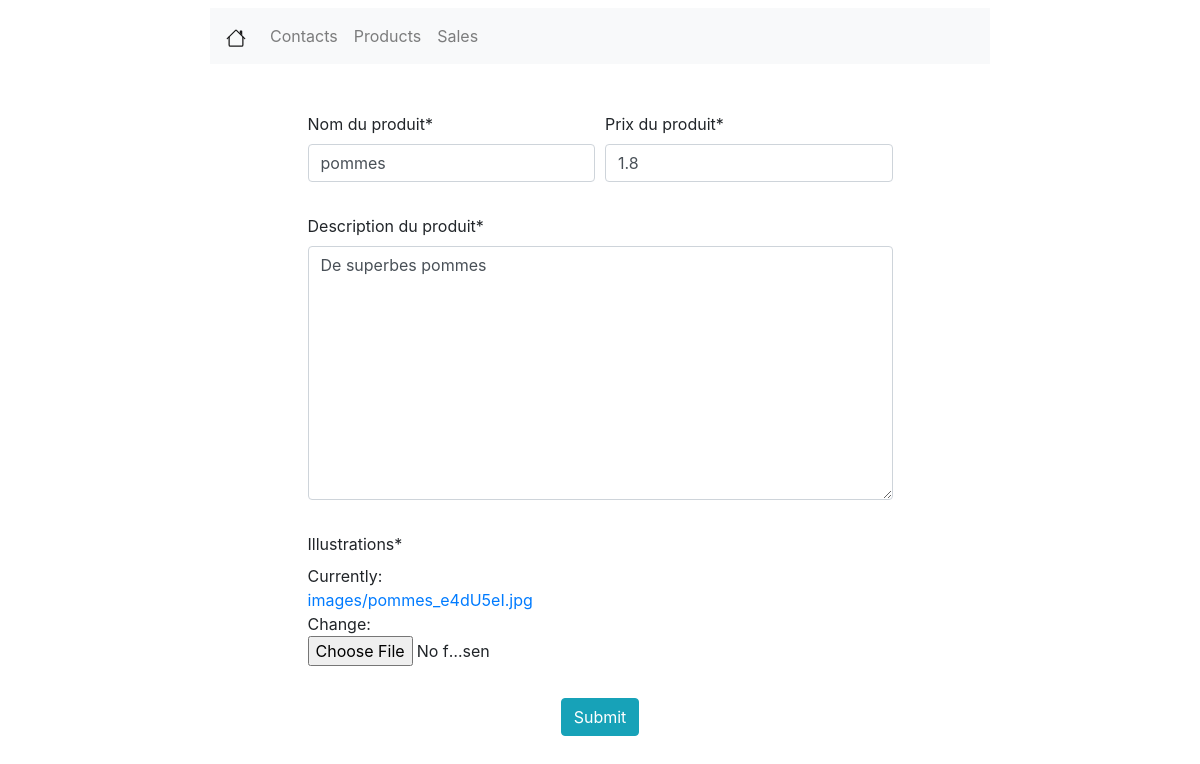
/products/1/edit, run on the app's committed database.
### products/models.py (models this page shows, shortened)
class Product(models.Model):
    create_at = models.DateTimeField(auto_now_add=True)
    updated_at = models.DateTimeField(auto_now=True)
    name = models.CharField(verbose_name="Nom du produit", max_length=50)
    price = models.FloatField(verbose_name="Prix du produit")
    description = models.TextField(verbose_name="Description du produit", null=True)
    picture = models.ImageField(verbose_name="Illustrations", upload_to='images')

### products/views.py (the view)
# urls.py: path('<int:pk>/edit', views.ProductUpdateView.as_view(), name='edit-product'),
class ProductUpdateView(generic.UpdateView):
    template_name = 'product/create_product.html'
    form_class = ProductModelForm
    model = Product

### products/forms.py
class ProductModelForm(forms.ModelForm):
    class Meta:
        model = Product
        fields = '__all__'

### products/templates/product/create_product.html (shortened to what this page needs)
{% extends 'viewlist/viewlist.html' %}
{% load crispy_forms_tags %}
{% block viewlist %}
    <div>
        <form method="post" enctype="multipart/form-data">
            <div class="w-50 mx-auto mt-5">
                <div class="form-row">
                    <div class="form-group col-md-6">
                        {{ form.name|as_crispy_field }}
                    </div>
                    <div class="form-group col-md-6">
                        {{ form.price|as_crispy_field }}
                    </div>
                </div>
                <div class="form-row">
                    <div class="form-group col-md-12">
                        {{ form.description|as_crispy_field }}
                    </div>
                </div>
                <div class="form-row">
                    <div class="form-group col-md-4">
                        {{ form.picture|as_crispy_field }}
                    </div>
                </div>
            </div>
            <div class="text-center">
                <button type="submit" class="btn btn-info">Submit</button>
            </div>
        </form>
    </div>
{% endblock %}

### data on the page
Product: name "pommes", price "1.8", description "De superbes pommes"
